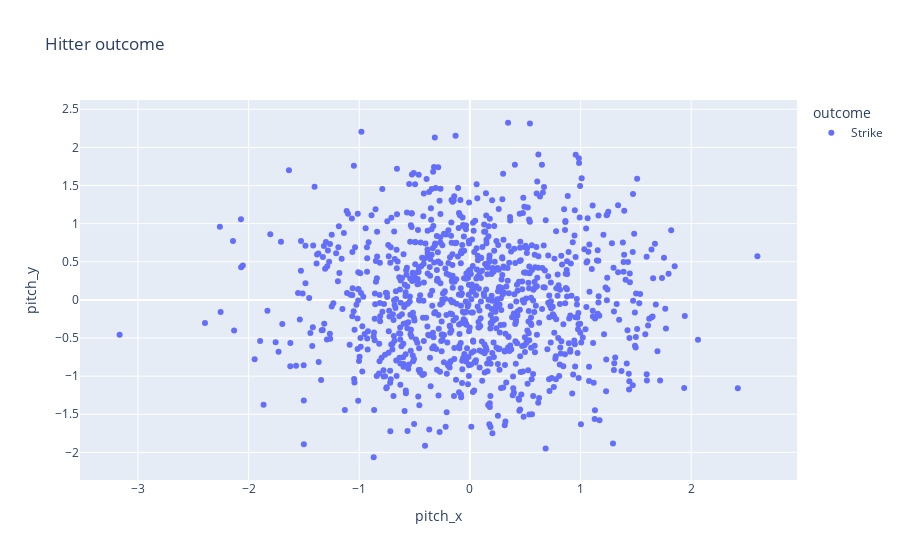

Notebook code for this chart:
### Code cell
pitch_data.show_scatter("pitch_x", "pitch_y", "Hitter outcome", color='outcome')

### Figure 1 — Plotly figure (JSON) as saved in the notebook; plotly's stock layout.template omitted (floating-point values rounded to 4 significant figures; data arrays with more than 128 entries replaced by an {"elided": "..."} marker saying what was removed)
{"data": [{"hovertemplate": "outcome=Strike<br>pitch_x=%{x}<br>pitch_y=%{y}<extra></extra>", "legendgroup": "Strike", "marker": {"color": "#636efa", "symbol": "circle"}, "mode": "markers", "name": "Strike", "orientation": "v", "showlegend": true, "type": "scatter", "x": {"elided": "1000 float values"}, "xaxis": "x", "y": {"elided": "1000 float values"}, "yaxis": "y"}], "layout": {"legend": {"title": {"text": "outcome"}, "tracegroupgap": 0}, "title": {"text": "Hitter outcome"}, "xaxis": {"anchor": "y", "domain": [0, 1], "title": {"text": "pitch_x"}}, "yaxis": {"anchor": "x", "domain": [0, 1], "title": {"text": "pitch_y"}}}}
